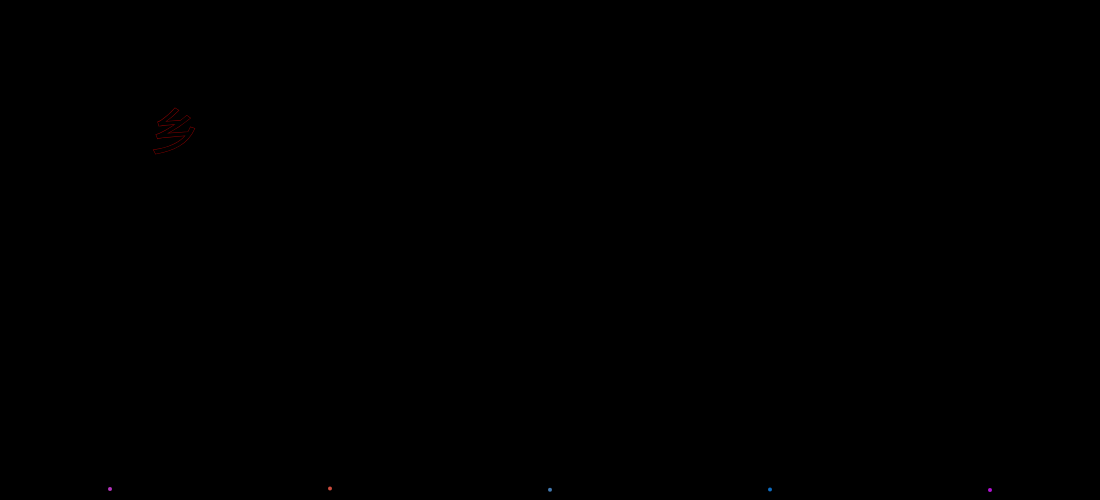
Frame 1 (no input)
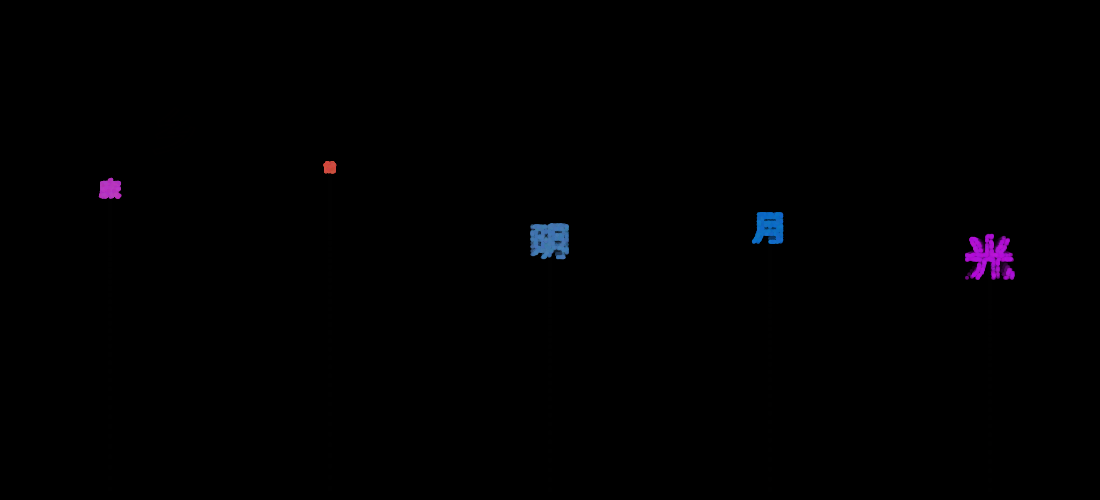
Frame 60 (no input)
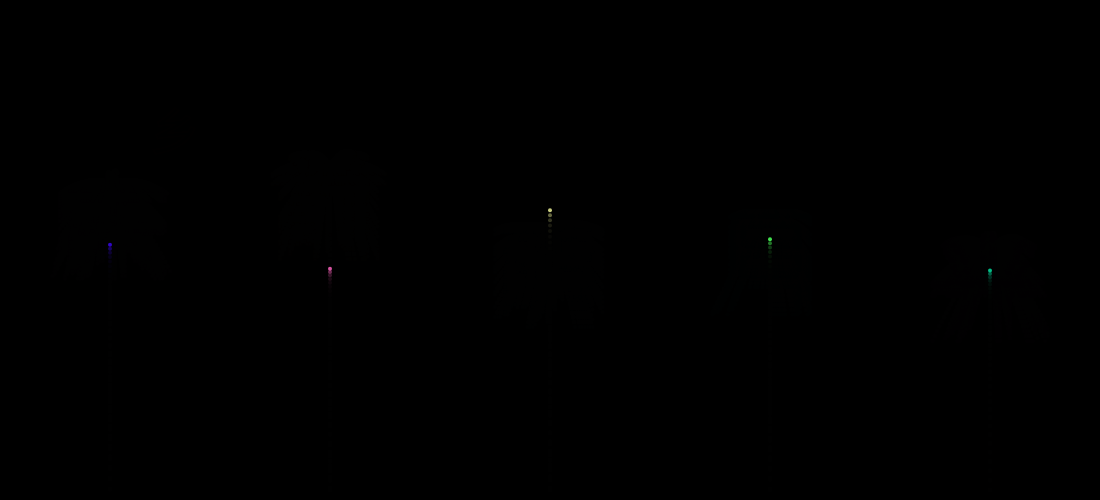
Frame 120 (the mouse pressed at the canvas centre since frame 60)

The p5.js sketch that drew these frames (run headless with seeded random() and noise() and a simulated clock; from frame 60 on, the mouse is pressed at the canvas centre):

// p5.js sketch
// ── sketch.js
// 每次烟花喷射都是一句话，每一个烟花都是一个字的形状
// 主要思路：构造烟花粒子系统，粒子爆炸时的喷射速度是文字的像素点坐标


var txt;                         // 要显示的文本
var textArray;                   // 文本矩阵，每一行为一句话，每一个元素为一个文字
var textDict;                    // 文字到文字的像素点数组的映射
var fireworks = [];              // 每一句话中所有字的粒子数组

var row = 0;                     // 显示第几行
var blankNums = 0;               // 空白帧

function preload(){
	txt = "床 前 明 月 光 /n 疑 是 地 上 霜 /n 举 头 望 明 月 /n 低 头 思 故 乡";         // 文本
}

function setup(){
	createCanvas(1100, 500);                 // 根据自己电脑屏幕自己设置
	background(0);
	
	textArray = getTextArray(txt);           // 文本处理，得到文本矩阵
	textDict = getTextDict(textArray);       // 逐个字进行绘制，然后得到像素点数组
	
	frameRate(30);
}

function draw(){
	background(0, 125);
	
	if(fireworks.length == 0){
		// 放完一遍之后空出一些空白帧
		if(row >= textArray.length){
			if(blankNums <= 120){
				blankNums++;
				return;
			}else{
				row = 0;
				blankNums = 0;
			}
		}
		// 构造下一行文本的粒子
		for(var k = 0; k < textArray[row].length; k++){
			var word = textArray[row][k];
			var vec = findDictVec(word, textDict);
			var fw = new firework((k + 0.5) * width / textArray[row].length, height, false, vec);
			fw.initialize();
			fw.applyForce(createVector(0.0, gravity));
			fireworks.push(fw);
		}
		row += 1;
	}
	// 显示
	for(var i = fireworks.length - 1; i >= 0; i--){
		fireworks[i].move();
		fireworks[i].show();
		if(fireworks[i].toDelete == true){
			fireworks.splice(i, 1);
		}
	}
}
// ── firework.js
// 模拟烟花特效，主要思想是构造一个粒子系统
// 位置初始化为屏幕底端，速度初始化为y轴负方向，施加重力效果
// 向上喷射，达到最高点时开始炸裂，炸裂后生成一系列粒子，速度方向随机初始化
// 爆炸后粒子随机初始速度方向决定了烟花的形状


var explodeMinVel = 0.0;     // 炸裂后的最小速度，决定烟花大小
var explodeMaxVel = 4.0;    // 炸裂后的最大速度

var initMinVel = -12;        // 竖直方向的最小初始速度
var initMaxVel = -10;        // 竖直方向的最大初始速度


var gravity = 0.2;           // 重力
var maxExplodedNum = 400;    // 粒子爆炸后的个数

var fireworkSize = 4.0;      // 未爆炸粒子大小
var explodedFwSize = 4.0;    // 爆炸后粒子大小
var disappearSpeed = 10;      // 烟花消失的速度
var colorRandomSize = 10.0;    // 烟花颜色的波动

function firework(x, y, exploding, wordvec){
	this.pos = createVector(x, y);            // 位置
	this.vel = createVector(0.0, 0.0);                            // 速度
	this.acc = createVector(0.0, 0.0);                            // 加速度
	this.exploding = exploding;                                   // 是否是炸裂的粒子
	
	this.explodedFireworks = [];                                  // 炸裂后的粒子
	this.lifespan = 255;                                          // 生命值
	
	this.toDelete = false;                                        // 是否删除
	
	this.red = random(0, 255);                             // 红色随机颜色
	this.green = random(0, 255);                           // 红色随机颜色
	this.blue = random(0, 255);                            // 红色随机颜色
	
	this.wordvec = wordvec;                                // 词和词的像素点坐标向量
	// 初始化粒子速度
	this.initialize = function(){
		if(this.exploding == false){
			this.vel = createVector(0.0, random(initMinVel, initMaxVel));
		}else{
			// 根据字符的像素点向量赋值
			var randi = floor(random(0, this.wordvec.length));
			console.log(this.wordvec.length);
			this.vel = createVector(this.wordvec[randi].x, this.wordvec[randi].y);
			this.vel.mult(0.1);
		}
	}
	
	// 运动
	this.move = function(){
		this.vel.add(this.acc);
		this.pos.add(this.vel);
		this.updateLifespan();            // 更新生命值
		// 当且仅当该粒子没有爆炸过，并且生命值结束或到达最高点时爆炸
		if(this.exploding == false && (this.lifespan <= 0.0 || this.vel.y >= 0.0)){
			this.explode();
		}
	}
	// 施加外力
	this.applyForce = function(fv){
		this.acc = createVector(0.0, 0.0);
		this.acc.add(fv);
	}
	// 更新生命值
	this.updateLifespan = function(){
		if(this.exploding == true){
			this.lifespan -= disappearSpeed;
		}
	}
	// 判断是否要删除
	this.explode = function(){
		this.exploding = true;           // 修改爆炸参数
		// 增加一系列粒子
		for(var k = 0; k < maxExplodedNum; k++){
			var fw = new firework(this.pos.x, this.pos.y, true, this.wordvec);
			fw.initialize();
			// 继承颜色并随机扰动
			fw.red = this.red + random(-colorRandomSize, colorRandomSize);
			fw.green = this.green + random(-colorRandomSize, colorRandomSize);
			fw.blue = this.blue + random(-colorRandomSize, colorRandomSize);
			fw.applyForce(createVector(0.0, gravity/2));
			this.explodedFireworks.push(fw);
		}
	}
	
	// 显示
	this.show = function(){
		if(this.exploding == true){
			if(this.explodedFireworks.length <= 0){
				this.toDelete = true;
			}
			for(var k = this.explodedFireworks.length - 1; k >= 0; k--){
				this.explodedFireworks[k].move();
				this.explodedFireworks[k].show();
				if(this.explodedFireworks[k].lifespan <= 0){
					this.explodedFireworks.splice(k, 1);
				}
			}
		}
		noStroke();
		var s = 0.0;
		fill(this.red, this.green, this.blue, this.lifespan);
		if(this.exploding == false){
			s = fireworkSize;
		}else{
			s = explodedFwSize;
		}
		for(var i = 0; i <= 0; i++){
			ellipse(this.pos.x + i * this.vel.x, this.pos.y + i * this.vel.y, s);
		}
	}
}
// ── home.html
<!DOCTYPE html>
<html> 
	<head> 
	    <meta charset="UTF-8">
		<script src="https://cdnjs.cloudflare.com/ajax/libs/p5.js/0.5.11/p5.js"></script> 
		<script src="js_src/text.js" charset="utf-8" type="text/javascript"></script> 
		<script src="js_src/firework.js" charset="utf-8" type="text/javascript"></script> 
		<script src="js_src/sketch.js" charset="utf-8" type="text/javascript"></script> 
	</head> 
	<body>
        <audio src="music/music1.mp3" autoplay loop></audio>	
	</body> 
</html> 

// ── text.js
// 处理字符串并获得每个文字的像素点数组


// 分割字符串，得到字矩阵
function getTextArray(ptxt){
	var tarr = [];
	var lines = split(ptxt, "/n");
	for(var k = 0; k < lines.length; k++){
		var line = lines[k];
		var lineArr = split(line, " ");
		for(var i = lineArr.length - 1; i >= 0; i--){
			if(lineArr[i] == ""){
				lineArr.splice(i, 1);
			}
		}
		if(lineArr.length > 0){
			tarr.push(lineArr);
		}
	}
	return tarr;
}

// 每个字得到像素点数组
function getTextDict(tarr){
	var tdict = [];
	for(var i = 0; i < tarr.length; i++){
		for(var j = 0; j < tarr[i].length; j++){
			var word = tarr[i][j];
			if(findDictVec(word, tdict) == false){
				tdict.push(new wordVec(word, getStringVector(word)));
			}
		}
	}
	return tdict;
}

// 字对应的像素点数组
function wordVec(word, vec){
	this.word = word;
	this.vec = vec;
}

// 查找某个字的像素点数组
function findDictVec(word, tdict){
	for(var k = 0; k < tdict.length; k++){
		if(tdict[k].word == word){
			return tdict[k].vec;
		}
	}
	return false;
}

// 先把字符串绘制在屏幕上，然后根据字符串高度和宽度信息获得某个屏幕区域里面红色像素点的坐标位置
function getStringVector(mystr){
	var s = min(width, height);
	ts = s * 0.1;
	tx = s * 0.3;
	ty = s * 0.3;
	
	background(0);
	textSize(ts);               // 文本大小
	stroke(255, 0, 0);          // 红色线条绘制
	text(mystr, tx, ty);        // 绘制文本
	tw = textWidth(mystr);      // 文本宽度
	
	var strVector = [];
	loadPixels();
	var d = pixelDensity();     // 不同显示器不一样
	// 获得区域里面不是背景点的像素点
	for(var j = floor(tx) * d; j < (tx + tw)  * d; j++){
		for(var i = floor(ty - ts) * d; i < ty * d; i++){
			var starti = (i * width * d + j) * 4;
			var r = pixels[starti];
			var g = pixels[starti + 1];
			var b = pixels[starti + 2];
			if(!(r == 0 && g == 0 && b == 0)){
				strVector.push(createVector(j - (tx + tw/2) * d, i - (ty - ts/2) * d));  // 以字的中心为原点
			}
		}
	}
	return strVector;
}
